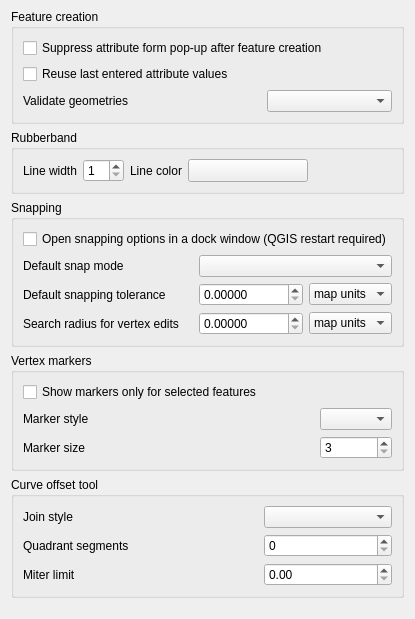
             <widget class="QWidget" name="mOptionsScrollAreaContents_07">
              <property name="geometry">
               <rect>
                <x>0</x>
                <y>0</y>
                <width>408</width>
                <height>619</height>
               </rect>
              </property>
              <layout class="QVBoxLayout" name="verticalLayout_31">
               <property name="topMargin">
                <number>9</number>
               </property>
               <item>
                <widget class="QgsCollapsibleGroupBox" name="mEnterAttributeValuesGroupBox">
                 <property name="title">
                  <string>Feature creation</string>
                 </property>
                 <layout class="QGridLayout" name="gridLayout_28">
                  <item row="2" column="2">
                   <widget class="QComboBox" name="mValidateGeometries">
                    <property name="sizePolicy">
                     <sizepolicy hsizetype="Expanding" vsizetype="Fixed">
                      <horstretch>0</horstretch>
                      <verstretch>0</verstretch>
                     </sizepolicy>
                    </property>
                   </widget>
                  </item>
                  <item row="2" column="0">
                   <widget class="QLabel" name="label_19">
                    <property name="text">
                     <string>Validate geometries</string>
                    </property>
                   </widget>
                  </item>
                  <item row="0" column="0" colspan="3">
                   <widget class="QCheckBox" name="chkDisableAttributeValuesDlg">
                    <property name="text">
                     <string>Suppress attribute form pop-up after feature creation</string>
                    </property>
                    <property name="tristate">
                     <bool>false</bool>
                    </property>
                   </widget>
                  </item>
                  <item row="2" column="1">
                   <spacer name="horizontalSpacer_32">
                    <property name="orientation">
                     <enum>Qt::Horizontal</enum>
                    </property>
                    <property name="sizeHint" stdset="0">
                     <size>
                      <width>40</width>
                      <height>20</height>
                     </size>
                    </property>
                   </spacer>
                  </item>
                  <item row="1" column="0" colspan="3">
                   <widget class="QCheckBox" name="chkReuseLastValues">
                    <property name="text">
                     <string>Reuse last entered attribute values</string>
                    </property>
                    <property name="tristate">
                     <bool>false</bool>
                    </property>
                   </widget>
                  </item>
                 </layout>
                </widget>
               </item>
               <item>
                <widget class="QgsCollapsibleGroupBox" name="mRubberBandGroupBox">
                 <property name="title">
                  <string>Rubberband</string>
                 </property>
                 <layout class="QGridLayout" name="_9">
                  <item row="0" column="2">
                   <widget class="QLabel" name="mLineColorTextLabel">
                    <property name="sizePolicy">
                     <sizepolicy hsizetype="Maximum" vsizetype="Preferred">
                      <horstretch>0</horstretch>
                      <verstretch>0</verstretch>
                     </sizepolicy>
                    </property>
                    <property name="text">
                     <string>Line color</string>
                    </property>
                   </widget>
                  </item>
                  <item row="0" column="1">
                   <widget class="QSpinBox" name="mLineWidthSpinBox">
                    <property name="toolTip">
                     <string>Line width in pixels</string>
                    </property>
                    <property name="minimum">
                     <number>1</number>
                    </property>
                   </widget>
                  </item>
                  <item row="0" column="0">
                   <widget class="QLabel" name="mLineWidthTextLabel">
                    <property name="sizePolicy">
                     <sizepolicy hsizetype="Maximum" vsizetype="Preferred">
                      <horstretch>0</horstretch>
                      <verstretch>0</verstretch>
                     </sizepolicy>
                    </property>
                    <property name="text">
                     <string>Line width</string>
                    </property>
                   </widget>
                  </item>
                  <item row="0" column="4">
                   <spacer name="horizontalSpacer_33">
                    <property name="orientation">
                     <enum>Qt::Horizontal</enum>
                    </property>
                    <property name="sizeHint" stdset="0">
                     <size>
                      <width>40</width>
                      <height>20</height>
                     </size>
                    </property>
                   </spacer>
                  </item>
                  <item row="0" column="3">
                   <widget class="QgsColorButtonV2" name="mLineColorToolButton">
                    <property name="sizePolicy">
                     <sizepolicy hsizetype="Fixed" vsizetype="Fixed">
                      <horstretch>0</horstretch>
                      <verstretch>0</verstretch>
                     </sizepolicy>
                    </property>
                    <property name="minimumSize">
                     <size>
                      <width>120</width>
                      <height>0</height>
                     </size>
                    </property>
                    <property name="maximumSize">
                     <size>
                      <width>120</width>
                      <height>16777215</height>
                     </size>
                    </property>
                    <property name="text">
                     <string/>
                    </property>
                   </widget>
                  </item>
                 </layout>
                </widget>
               </item>
               <item>
                <widget class="QgsCollapsibleGroupBox" name="mSnappingGroupBox">
                 <property name="title">
                  <string>Snapping</string>
                 </property>
                 <layout class="QGridLayout" name="_10">
                  <item row="1" column="0">
                   <widget class="QLabel" name="mDefaultSnapModeLabel">
                    <property name="text">
                     <string>Default snap mode</string>
                    </property>
                   </widget>
                  </item>
                  <item row="1" column="4" colspan="2">
                   <widget class="QComboBox" name="mDefaultSnapModeComboBox">
                    <property name="sizePolicy">
                     <sizepolicy hsizetype="Expanding" vsizetype="Fixed">
                      <horstretch>0</horstretch>
                      <verstretch>0</verstretch>
                     </sizepolicy>
                    </property>
                   </widget>
                  </item>
                  <item row="2" column="0" colspan="2">
                   <widget class="QLabel" name="mDefaultSnappingToleranceTextLabel">
                    <property name="text">
                     <string>Default snapping tolerance</string>
                    </property>
                   </widget>
                  </item>
                  <item row="2" column="4">
                   <widget class="QDoubleSpinBox" name="mDefaultSnappingToleranceSpinBox">
                    <property name="decimals">
                     <number>5</number>
                    </property>
                    <property name="maximum">
                     <double>99999999.989999994635582</double>
                    </property>
                   </widget>
                  </item>
                  <item row="3" column="0" colspan="3">
                   <widget class="QLabel" name="mVertexSearchRadiusVertexEditLabel">
                    <property name="text">
                     <string>Search radius for vertex edits</string>
                    </property>
                   </widget>
                  </item>
                  <item row="3" column="4">
                   <widget class="QDoubleSpinBox" name="mSearchRadiusVertexEditSpinBox">
                    <property name="decimals">
                     <number>5</number>
                    </property>
                    <property name="maximum">
                     <double>99999999.989999994635582</double>
                    </property>
                   </widget>
                  </item>
                  <item row="2" column="5">
                   <widget class="QComboBox" name="mDefaultSnappingToleranceComboBox">
                    <property name="sizePolicy">
                     <sizepolicy hsizetype="Expanding" vsizetype="Fixed">
                      <horstretch>0</horstretch>
                      <verstretch>0</verstretch>
                     </sizepolicy>
                    </property>
                    <item>
                     <property name="text">
                      <string>map units</string>
                     </property>
                    </item>
                    <item>
                     <property name="text">
                      <string>pixels</string>
                     </property>
                    </item>
                   </widget>
                  </item>
                  <item row="3" column="5">
                   <widget class="QComboBox" name="mSearchRadiusVertexEditComboBox">
                    <item>
                     <property name="text">
                      <string>map units</string>
                     </property>
                    </item>
                    <item>
                     <property name="text">
                      <string>pixels</string>
                     </property>
                    </item>
                   </widget>
                  </item>
                  <item row="3" column="3">
                   <spacer>
                    <property name="orientation">
                     <enum>Qt::Horizontal</enum>
                    </property>
                    <property name="sizeHint" stdset="0">
                     <size>
                      <width>61</width>
                      <height>20</height>
                     </size>
                    </property>
                   </spacer>
                  </item>
                  <item row="2" column="2" colspan="2">
                   <spacer>
                    <property name="orientation">
                     <enum>Qt::Horizontal</enum>
                    </property>
                    <property name="sizeHint" stdset="0">
                     <size>
                      <width>241</width>
                      <height>20</height>
                     </size>
                    </property>
                   </spacer>
                  </item>
                  <item row="1" column="1" colspan="3">
                   <spacer>
                    <property name="orientation">
                     <enum>Qt::Horizontal</enum>
                    </property>
                    <property name="sizeHint" stdset="0">
                     <size>
                      <width>311</width>
                      <height>20</height>
                     </size>
                    </property>
                   </spacer>
                  </item>
                  <item row="0" column="0" colspan="6">
                   <widget class="QCheckBox" name="cbxSnappingOptionsDocked">
                    <property name="text">
                     <string>Open snapping options in a dock window (QGIS restart required)</string>
                    </property>
                   </widget>
                  </item>
                 </layout>
                </widget>
               </item>
               <item>
                <widget class="QgsCollapsibleGroupBox" name="mVertexMarkerGroupBox">
                 <property name="title">
                  <string>Vertex markers</string>
                 </property>
                 <layout class="QGridLayout" name="_11">
                  <item row="1" column="0">
                   <widget class="QLabel" name="mMarkerStyleLabel">
                    <property name="text">
                     <string>Marker style</string>
                    </property>
                   </widget>
                  </item>
                  <item row="1" column="1">
                   <spacer>
                    <property name="orientation">
                     <enum>Qt::Horizontal</enum>
                    </property>
                    <property name="sizeHint" stdset="0">
                     <size>
                      <width>281</width>
                      <height>20</height>
                     </size>
                    </property>
                   </spacer>
                  </item>
                  <item row="1" column="2">
                   <widget class="QComboBox" name="mMarkerStyleComboBox">
                    <property name="sizePolicy">
                     <sizepolicy hsizetype="Expanding" vsizetype="Fixed">
                      <horstretch>0</horstretch>
                      <verstretch>0</verstretch>
                     </sizepolicy>
                    </property>
                   </widget>
                  </item>
                  <item row="2" column="2">
                   <widget class="QSpinBox" name="mMarkerSizeSpinBox">
                    <property name="layoutDirection">
                     <enum>Qt::LeftToRight</enum>
                    </property>
                    <property name="minimum">
                     <number>3</number>
                    </property>
                    <property name="singleStep">
                     <number>2</number>
                    </property>
                   </widget>
                  </item>
                  <item row="2" column="0">
                   <widget class="QLabel" name="label_6">
                    <property name="text">
                     <string>Marker size</string>
                    </property>
                   </widget>
                  </item>
                  <item row="2" column="1">
                   <spacer>
                    <property name="orientation">
                     <enum>Qt::Horizontal</enum>
                    </property>
                    <property name="sizeHint" stdset="0">
                     <size>
                      <width>40</width>
                      <height>20</height>
                     </size>
                    </property>
                   </spacer>
                  </item>
                  <item row="0" column="0" colspan="3">
                   <widget class="QCheckBox" name="mMarkersOnlyForSelectedCheckBox">
                    <property name="text">
                     <string>Show markers only for selected features</string>
                    </property>
                   </widget>
                  </item>
                 </layout>
                </widget>
               </item>
               <item>
                <widget class="QgsCollapsibleGroupBox" name="groupBox_21">
                 <property name="title">
                  <string>Curve offset tool</string>
                 </property>
                 <layout class="QGridLayout" name="gridLayout">
                  <item row="1" column="2">
                   <widget class="QSpinBox" name="mOffsetQuadSegSpinBox"/>
                  </item>
                  <item row="2" column="0">
                   <widget class="QLabel" name="label_28">
                    <property name="text">
                     <string>Miter limit</string>
                    </property>
                   </widget>
                  </item>
                  <item row="0" column="0">
                   <widget class="QLabel" name="label_26">
                    <property name="text">
                     <string>Join style</string>
                    </property>
                   </widget>
                  </item>
                  <item row="0" column="2">
                   <widget class="QComboBox" name="mOffsetJoinStyleComboBox">
                    <property name="sizePolicy">
                     <sizepolicy hsizetype="Expanding" vsizetype="Fixed">
                      <horstretch>0</horstretch>
                      <verstretch>0</verstretch>
                     </sizepolicy>
                    </property>
                   </widget>
                  </item>
                  <item row="1" column="0">
                   <widget class="QLabel" name="label_27">
                    <property name="text">
                     <string>Quadrant segments</string>
                    </property>
                   </widget>
                  </item>
                  <item row="2" column="2">
                   <widget class="QDoubleSpinBox" name="mCurveOffsetMiterLimitComboBox"/>
                  </item>
                  <item row="0" column="1">
                   <spacer name="horizontalSpacer_29">
                    <property name="orientation">
                     <enum>Qt::Horizontal</enum>
                    </property>
                    <property name="sizeHint" stdset="0">
                     <size>
                      <width>40</width>
                      <height>20</height>
                     </size>
                    </property>
                   </spacer>
                  </item>
                  <item row="1" column="1">
                   <spacer name="horizontalSpacer_30">
                    <property name="orientation">
                     <enum>Qt::Horizontal</enum>
                    </property>
                    <property name="sizeHint" stdset="0">
                     <size>
                      <width>40</width>
                      <height>20</height>
                     </size>
                    </property>
                   </spacer>
                  </item>
                  <item row="2" column="1">
                   <spacer name="horizontalSpacer_31">
                    <property name="orientation">
                     <enum>Qt::Horizontal</enum>
                    </property>
                    <property name="sizeHint" stdset="0">
                     <size>
                      <width>40</width>
                      <height>20</height>
                     </size>
                    </property>
                   </spacer>
                  </item>
                 </layout>
                </widget>
               </item>
               <item>
                <spacer name="verticalSpacer_4">
                 <property name="orientation">
                  <enum>Qt::Vertical</enum>
                 </property>
                 <property name="sizeHint" stdset="0">
                  <size>
                   <width>20</width>
                   <height>40</height>
                  </size>
                 </property>
                </spacer>
               </item>
              </layout>
             </widget>
